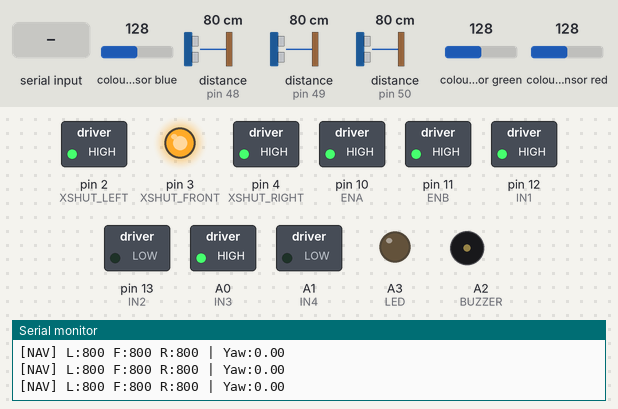
Recording of a sketch running on a simulated Arduino Uno, built with avr-gcc and run on an emulated ATmega328P. Shown: switched loads named in the sketch (green lamp = pin HIGH), output pins drawn as LEDs (lit = HIGH), buzzer (waves = sounding), the last lines printed to the serial monitor. Wiring (inferred from the names in the program): TCS3200 colour sensor: output pin 9; S2 pin 7; S3 pin 8; S0 pin 5; S1 pin 6. Inputs (shaded band) come from the test bench; at power-on: colour sensor blue 128, distance to the obstacle (sensors on pin 48, pin 49, pin 50) 80 cm, colour sensor green 128, colour sensor red 128. The echo pulse lasts 58.3 µs per cm; pins used as bus, display or sensor lines are not drawn.

Above: at 4.2 s.
4.3 s: colour sensor blue set to 17
5.8 s: colour sensor blue set to 14
At 6.3 s:
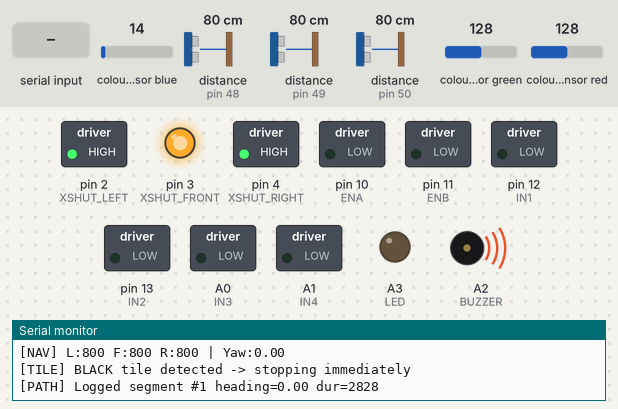
At 7.6 s:
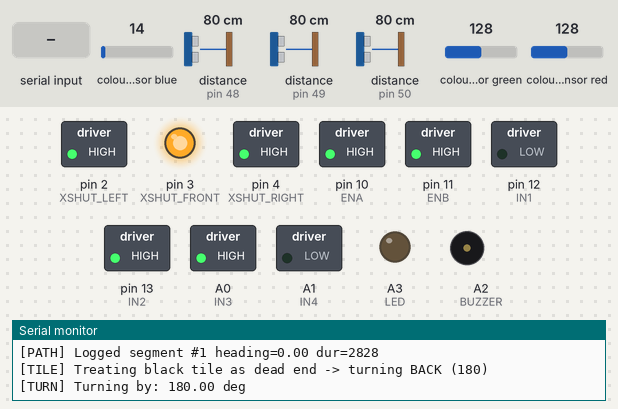
8.8 s: "E" received over Serial
At 15.1 s:
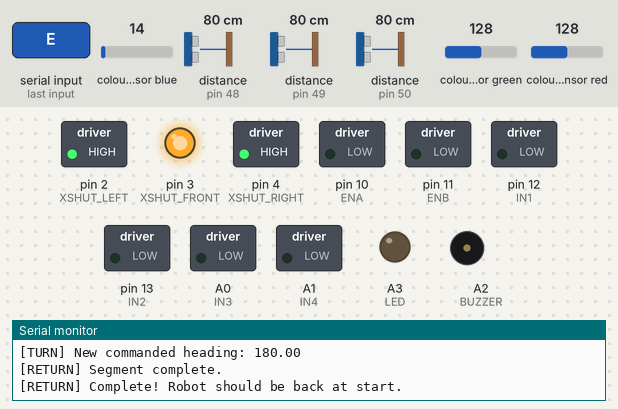
Timing chart, 0 to 16.6 s (numbered marks = the images above; inputs shaded):
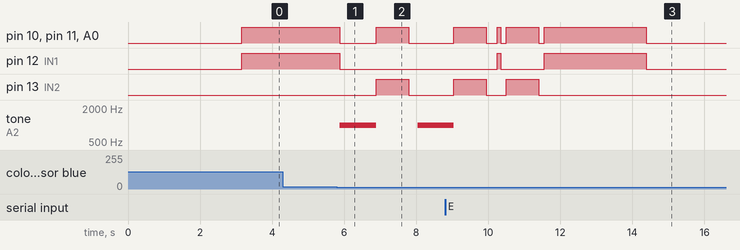

The sketch:

rf9.ino
```cpp
/*
  ===================================================================
  RESCUE MAZE - FULL AUTONOMOUS SOLVER
  ===================================================================
  Strategy: Wall-following (Straight first; if blocked, compare Left vs
            Right ToF distance and turn toward more open side; Back as last resort)
  Tile detection (TCS3200):
    BLUE  -> stop, blink LED for 5 seconds, then continue forward
    BLACK -> stop immediately, sound buzzer, treat as a dead end (turn 180),
             then keep navigating as usual -- since this maze is a single
             path, turning around here naturally retraces it back out
  Return-to-start: Dead-reckoning path log (heading + duration per straight
                    segment), replayed in reverse at heading+180.
                    Turning is now TIME-BASED (no gyro) -- the robot turns
                    for a calibrated duration per 90 degrees instead of
                    reading an MPU6050. "currentYaw" is a purely COMMANDED
                    heading (what we told the robot to turn to), not a
                    measured one, so it will drift over many turns just
                    like any open-loop dead reckoning.

  *** YOU MUST CALIBRATE THESE BEFORE RUNNING ON THE REAL ARENA ***
    - WALL_THRESH_MM      : distance (mm) below which a wall is "there"
    - TCS_BLUE_*, TCS_BLACK_* : raw TCS3200 pulse counts for your lighting
    - FORWARD_SPEED / TURN_SPEED : PWM values that move your bot reliably
    - TURN_90_DURATION_MS : how long (ms) it takes your bot to turn 90
                            degrees at TURN_SPEED -- MEASURE THIS ON THE
                            REAL ROBOT, it will not be correct by default.

  HOW "REACHED END POINT" WORKS:
    The rulebook doesn't define an automatic end-marker, so this sketch
    triggers the return sequence when you send the character 'E' over
    Serial (e.g., type E + Enter in Serial Monitor). If your arena DOES
    have a specific end marker (color/tile), tell me and I'll wire that
    in as an automatic trigger instead of the manual Serial command.

  Libraries required: VL53L0X by Pololu
  ===================================================================
*/

#include <Wire.h>
#include <VL53L0X.h>

// ---------------- PIN DEFINITIONS ----------------
#define XSHUT_LEFT   2
#define XSHUT_FRONT  3
#define XSHUT_RIGHT  4

#define TCS_S0  5
#define TCS_S1  6
#define TCS_S2  7
#define TCS_S3  8
#define TCS_OUT 9

#define ENA 10
#define ENB 11
#define IN1 12
#define IN2 13
#define IN3 A0
#define IN4 A1

#define BUZZER A2
#define LED    A3

#define ADDR_LEFT  0x30
#define ADDR_FRONT 0x31
#define ADDR_RIGHT 0x32

// ---------------- TUNABLE CONSTANTS ----------------
const int   WALL_THRESH_MM      = 90;   // front wall threshold -- calibrate
const int   SIDE_THRESH_MM      = 150;   // left/right open threshold (18 cm)
const int   FORWARD_SPEED       = 255;   // PWM 0-255
const int   TURN_SPEED          = 255;   // PWM 0-255
const unsigned long TURN_90_DURATION_MS  = 480; // ms to turn 90 deg on WHITE at TURN_SPEED
const unsigned long TURN_90_GREY_MS      = 480; // ms to turn 90 deg on GREY tile
const unsigned long TURN_180_DURATION_MS = 900; // ms to turn 180 deg at TURN_SPEED -- CALIBRATE THIS
const unsigned long BLACK_REVERSE_MS     = 1;   // ms to back up on a black tile (tiny nudge)
const int   MAX_PATH_SEGMENTS   = 30;    // path log capacity (plenty now RAM is freed up)

// TCS3200 raw thresholds -- derived from measured tile readings:
//   Grey floor  : R~30  G~11  B~35
//   White floor : R~32  G~11  B~30
//   Blue tile   : R~230 G~41  B~77
//   Black tile  : R~249 G~82  B~249
// pulseIn() here measures pulse WIDTH, so a BIGGER number = LESS light
// reflected (darker). Black is darkest overall -> highest raw numbers.
const int TCS_BLACK_B_THRESH = 150; // blue channel above this  -> black tile
const int TCS_BLUE_R_THRESH  = 100; // red channel above this (once black is ruled out) -> blue tile
const int TCS_GREY_B_THRESH  = 33;  // blue channel above this (once blue/black ruled out) -> grey (grey B~35 vs white B~30)

// ---------------- OBJECTS ----------------
VL53L0X tofLeft;
VL53L0X tofFront;
VL53L0X tofRight;

// ---------------- STATE ----------------
enum RobotState { NAVIGATING, RETURNING, STOPPED };
RobotState state = NAVIGATING;

enum TileColor { TILE_NONE, TILE_BLUE, TILE_BLACK, TILE_GREY };

const unsigned long BLUE_PAUSE_MS      = 2700; // how long to stop + blink on a blue tile
const unsigned long BLUE_BLINK_MS      = 250;  // LED on/off interval during the blue pause
const unsigned long BLUE_COOLDOWN_MS   = 2500; // ignore blue re-detection for this long after handling one
const unsigned long BLACK_BUZZ_MS      = 1000; // how long the buzzer sounds on a black hazard
unsigned long blueTileCooldownUntil = 0;
bool onGreySurface = false;  // tracks if robot is currently on grey (affects turn duration)

float currentYaw = 0.0;          // absolute heading, degrees -- COMMANDED value only (no sensor feedback)
unsigned long segmentStartTime = 0;

struct PathSegment {
  float heading;
  unsigned long duration;
};
PathSegment path[MAX_PATH_SEGMENTS];
int pathCount = 0;
int pathReturnIndex = -1;
int returnPhase = 0; // 0 = need to turn to segment heading, 1 = driving segment

// ===================================================================
void setup() {
  Serial.begin(115200);
  while (!Serial) delay(10);

  Serial.println(F("========================================"));
  Serial.println(F(" RESCUE MAZE AUTONOMOUS SOLVER - BOOTING"));
  Serial.println(F("========================================"));

  pinMode(BUZZER, OUTPUT);
  pinMode(LED, OUTPUT);
  pinMode(ENA, OUTPUT); pinMode(ENB, OUTPUT);
  pinMode(IN1, OUTPUT); pinMode(IN2, OUTPUT);
  pinMode(IN3, OUTPUT); pinMode(IN4, OUTPUT);

  pinMode(TCS_S0, OUTPUT); pinMode(TCS_S1, OUTPUT);
  pinMode(TCS_S2, OUTPUT); pinMode(TCS_S3, OUTPUT);
  pinMode(TCS_OUT, INPUT);
  digitalWrite(TCS_S0, HIGH);  // 20% frequency scaling
  digitalWrite(TCS_S1, LOW);

  Wire.begin();
  setupToF();

  Serial.println(F("\n[READY] Robot will begin navigating in 3 seconds."));
  Serial.println(F("[READY] Send 'E' over Serial when the robot reaches the end point."));
  delay(3000);

  segmentStartTime = millis();
  Serial.println(F("\n[STATE] NAVIGATING\n"));
}

// ===================================================================
void loop() {
  handleSerialCommands();

  switch (state) {
    case NAVIGATING: runNavigation(); break;
    case RETURNING:  runReturn();     break;
    case STOPPED:    motorStop();     break;
  }
}

// ===================================================================
// SERIAL COMMANDS
// ===================================================================
void handleSerialCommands() {
  if (Serial.available()) {
    char c = Serial.read();
    if ((c == 'E' || c == 'e') && state == NAVIGATING) {
      Serial.println(F("\n[EVENT] End point signal received!"));
      motorStop();
      triggerReturnToStart();
    }
  }
}

// Closes out the in-progress segment and switches into RETURNING.
// Shared by the manual 'E' command and the automatic black-tile abort.
void triggerReturnToStart() {
  unsigned long dur = millis() - segmentStartTime;
  if (dur > 50) addPathSegment(currentYaw, dur);
  Serial.print(F("[PATH] Total segments recorded: "));
  Serial.println(pathCount);
  Serial.println(F("[STATE] RETURNING\n"));
  state = RETURNING;
  pathReturnIndex = pathCount - 1;
  returnPhase = 0;
}

// ===================================================================
// NAVIGATION (left-hand wall following, straight-first + L/R comparison)
// ===================================================================
void runNavigation() {
  int left  = readDistance(tofLeft);
  int front = readDistance(tofFront);
  int right = readDistance(tofRight);

  TileColor tile = checkTileColor();
  onGreySurface = (tile == TILE_GREY);  // affects turn duration: 580ms on grey, 500ms on white

  // BLACK is treated as a dead end: stop immediately, buzz, turn 180, and
  // keep navigating normally. Checked before any drive/turn command so we
  // never push further onto it.
  if (tile == TILE_BLACK) {
    handleBlackTileDeadEnd();
    return;
  }

  // BLUE is a pause-and-continue checkpoint, with a cooldown so the same
  // physical tile doesn't retrigger the pause every loop while we're still
  // sitting on top of it.
  if (tile == TILE_BLUE && millis() > blueTileCooldownUntil) {
    handleBlueTilePause();
    blueTileCooldownUntil = millis() + BLUE_COOLDOWN_MS;
    return;
  }

  bool leftOpen  = (left  < 0) || (left  > SIDE_THRESH_MM);
  bool frontOpen = (front < 0) || (front > WALL_THRESH_MM);
  bool rightOpen = (right < 0) || (right > SIDE_THRESH_MM);

  Serial.print(F("[NAV] L:")); Serial.print(left);
  Serial.print(F(" F:")); Serial.print(front);
  Serial.print(F(" R:")); Serial.print(right);
  Serial.print(F(" | Yaw:")); Serial.println(currentYaw);

  if (frontOpen) {
    // S - Straight first
    motorForward(FORWARD_SPEED);
  } else if (leftOpen && rightOpen) {
    // Both sides open -- compare actual distances and turn toward
    // whichever side has more room. Out-of-range (-1) = "wide open".
    int leftSpace  = (left  < 0) ? 32767 : left;
    int rightSpace = (right < 0) ? 32767 : right;
    if (leftSpace >= rightSpace) {
      Serial.println(F("[NAV] Straight blocked, both open -> LEFT has more space"));
      closeSegmentAndTurn(90);
    } else {
      Serial.println(F("[NAV] Straight blocked, both open -> RIGHT has more space"));
      closeSegmentAndTurn(-90);
    }
  } else if (leftOpen) {
    Serial.println(F("[NAV] Straight blocked, only Left open -> turning LEFT"));
    closeSegmentAndTurn(90);
  } else if (rightOpen) {
    Serial.println(F("[NAV] Straight blocked, only Right open -> turning RIGHT"));
    closeSegmentAndTurn(-90);
  } else {
    Serial.println(F("[NAV] Dead end -> turning BACK (180)"));
    closeSegmentAndTurn(180);
  }
}

void closeSegmentAndTurn(float deltaDeg) {
  unsigned long dur = millis() - segmentStartTime;
  if (dur > 50) addPathSegment(currentYaw, dur);
  motorStop();
  delay(100);
  turnByDegrees(deltaDeg);
  segmentStartTime = millis();
}

void addPathSegment(float heading, unsigned long duration) {
  if (pathCount < MAX_PATH_SEGMENTS) {
    path[pathCount].heading = heading;
    path[pathCount].duration = duration;
    pathCount++;
    Serial.print(F("[PATH] Logged segment #")); Serial.print(pathCount);
    Serial.print(F(" heading=")); Serial.print(heading);
    Serial.print(F(" dur=")); Serial.println(duration);
  } else {
    Serial.println(F("[PATH] WARNING: path log full, oldest data will be lost!"));
  }
}

// ===================================================================
// RETURN TO START (replay path reversed, each segment driven at +180 deg)
// ===================================================================
void runReturn() {
  if (pathReturnIndex < 0) {
    Serial.println(F("[RETURN] Complete! Robot should be back at start."));
    motorStop();
    state = STOPPED;
    return;
  }

  PathSegment seg = path[pathReturnIndex];
  float targetHeading = normalizeAngle(seg.heading + 180.0);

  if (returnPhase == 0) {
    Serial.print(F("[RETURN] Segment ")); Serial.print(pathReturnIndex + 1);
    Serial.print(F("/")); Serial.print(pathCount);
    Serial.print(F(" -> turning to heading ")); Serial.println(targetHeading);
    turnToAbsoluteHeading(targetHeading);
    returnPhase = 1;
    segmentStartTime = millis();
  } else {
    if (millis() - segmentStartTime < seg.duration) {
      motorForward(FORWARD_SPEED);
    } else {
      motorStop();
      Serial.println(F("[RETURN] Segment complete."));
      pathReturnIndex--;
      returnPhase = 0;
      delay(150);
    }
  }
}

// ===================================================================
// TOF SENSOR SETUP + READ
// ===================================================================
void setupToF() {
  pinMode(XSHUT_LEFT, OUTPUT);
  pinMode(XSHUT_FRONT, OUTPUT);
  pinMode(XSHUT_RIGHT, OUTPUT);
  digitalWrite(XSHUT_LEFT, LOW);
  digitalWrite(XSHUT_FRONT, LOW);
  digitalWrite(XSHUT_RIGHT, LOW);
  delay(10);

  digitalWrite(XSHUT_LEFT, HIGH); delay(10);
  tofLeft.setTimeout(200);
  if (!tofLeft.init()) Serial.println(F("[FAIL] Left ToF not detected"));
  else {
    tofLeft.setAddress(ADDR_LEFT);
    Serial.println(F("[OK] Left ToF ready"));
  }

  digitalWrite(XSHUT_FRONT, HIGH); delay(10);
  tofFront.setTimeout(200);
  if (!tofFront.init()) Serial.println(F("[FAIL] Front ToF not detected"));
  else {
    tofFront.setAddress(ADDR_FRONT);
    Serial.println(F("[OK] Front ToF ready"));
  }

  digitalWrite(XSHUT_RIGHT, HIGH); delay(10);
  tofRight.setTimeout(200);
  if (!tofRight.init()) Serial.println(F("[FAIL] Right ToF not detected"));
  else {
    tofRight.setAddress(ADDR_RIGHT);
    Serial.println(F("[OK] Right ToF ready"));
  }
}

int readDistance(VL53L0X &sensor) {
  int d = sensor.readRangeSingleMillimeters();
  if (sensor.timeoutOccurred()) return -1;
  if (d >= 8190) return -1; // library's "out of range" sentinel value
  return d;
}

// ===================================================================
// HEADING TRACKING (open-loop / time-based, no gyro)
// ===================================================================
// currentYaw is COMMANDED, not measured: it only changes when we tell
// the robot to turn, by exactly the amount we told it to turn. There is
// no feedback, so real-world drift (motor mismatch, slipping wheels,
// surface friction) will NOT be corrected -- if turns drift off in
// testing, adjust TURN_90_DURATION_MS and/or add a per-wheel trim.

float normalizeAngle(float deg) {
  while (deg > 180) deg -= 360;
  while (deg < -180) deg += 360;
  return deg;
}

// Rotate by a relative amount (e.g. +90 = left, -90 = right, 180 = back)
void turnByDegrees(float deltaDeg) {
  Serial.print(F("[TURN] Turning by: ")); Serial.print(deltaDeg); Serial.println(F(" deg"));

  float absDelta = fabs(deltaDeg);
  // Pick turn duration based on surface: grey = 580ms, white = 500ms per 90 deg
  unsigned long turn90 = onGreySurface ? TURN_90_GREY_MS : TURN_90_DURATION_MS;
  unsigned long duration = (absDelta > 135.0) ? TURN_180_DURATION_MS : turn90;

  unsigned long turnStart = millis();
  if (deltaDeg > 0) {
    while (millis() - turnStart < duration) motorTurnLeft(TURN_SPEED);
  } else if (deltaDeg < 0) {
    while (millis() - turnStart < duration) motorTurnRight(TURN_SPEED);
  }
  motorStop();

  currentYaw = normalizeAngle(currentYaw + deltaDeg);
  Serial.print(F("[TURN] New commanded heading: ")); Serial.println(currentYaw);
  delay(150); // let the bot physically settle before next move
}

// Rotate to a fixed absolute heading (computed from the commanded currentYaw)
void turnToAbsoluteHeading(float targetDeg) {
  float delta = normalizeAngle(targetDeg - currentYaw);
  turnByDegrees(delta);
}

// ===================================================================
// TCS3200 COLOR DETECTION
// ===================================================================
int readColorFreq(bool s2, bool s3) {
  digitalWrite(TCS_S2, s2 ? HIGH : LOW);
  digitalWrite(TCS_S3, s3 ? HIGH : LOW);
  return pulseIn(TCS_OUT, LOW, 30000); // 30ms timeout, keeps loop responsive
}

TileColor checkTileColor() {
  int red   = readColorFreq(LOW, LOW);
  int blue  = readColorFreq(LOW, HIGH);
  int green = readColorFreq(HIGH, LOW);

  // pulseIn returns 0 on timeout -- treat 0 as "no reading", not "very high frequency"
  bool validReading = (red != 0 && green != 0 && blue != 0);
  if (!validReading) return TILE_NONE;

  if (blue > TCS_BLACK_B_THRESH) return TILE_BLACK;
  if (red  > TCS_BLUE_R_THRESH)  return TILE_BLUE;
  if (blue >= TCS_GREY_B_THRESH) return TILE_GREY;   // grey B~35 vs white B~30
  return TILE_NONE;  // white floor
}

// ===================================================================
// TILE EVENT HANDLERS (both blocking, matching the rest of this sketch's
// open-loop timing style)
// ===================================================================

// BLUE checkpoint: stop, blink the LED for BLUE_PAUSE_MS, then resume
// driving forward. The pause time is added back onto segmentStartTime so
// it isn't counted as "distance driven" in the path log / return replay.
void handleBlueTilePause() {
  Serial.println(F("[TILE] BLUE tile detected -> stopping, blinking LED"));
  motorStop();

  unsigned long pauseStart = millis();
  unsigned long nextToggle = pauseStart;
  bool ledOn = false;

  while (millis() - pauseStart < BLUE_PAUSE_MS) {
    if (millis() >= nextToggle) {
      ledOn = !ledOn;
      digitalWrite(LED, ledOn ? HIGH : LOW);
      nextToggle = millis() + BLUE_BLINK_MS;
    }
  }
  digitalWrite(LED, LOW);

  unsigned long pauseDuration = millis() - pauseStart;
  segmentStartTime += pauseDuration; // exclude the pause from driven-distance timing

  Serial.println(F("[TILE] Blue pause complete -> resuming forward"));
  motorForward(FORWARD_SPEED);
}

// BLACK hazard: stop the instant it's detected (before anything else),
// buzz, back up briefly, then turn 180 and stay in NAVIGATING -- treated
// like hitting a physical dead end. Since this maze is a single path,
// turning around here retraces the same corridor back out.
void handleBlackTileDeadEnd() {
  // Log the segment driven so far BEFORE any delays below.
  unsigned long dur = millis() - segmentStartTime;

  // 1. Stop immediately
  Serial.println(F("[TILE] BLACK tile detected -> stopping immediately"));
  motorStop();

  if (dur > 50) addPathSegment(currentYaw, dur);

  // 2. Reverse for just 1 ms (tiny nudge off the tile), then stop
  motorBackward(FORWARD_SPEED);
  delay(BLACK_REVERSE_MS);
  motorStop();

  // 3. Buzz for 1000 ms
  tone(BUZZER, 1000);
  delay(BLACK_BUZZ_MS);
  noTone(BUZZER);

  // 4. Turn 180 and continue navigating
  Serial.println(F("[TILE] Treating black tile as dead end -> turning BACK (180)"));
  turnByDegrees(180);
  segmentStartTime = millis();
}

// ===================================================================
// MOTOR CONTROL
// ===================================================================
void motorStop() {
  digitalWrite(IN1, LOW); digitalWrite(IN2, LOW);
  digitalWrite(IN3, LOW); digitalWrite(IN4, LOW);
  analogWrite(ENA, 0); analogWrite(ENB, 0);
}

void motorForward(int speed) {
  digitalWrite(IN1, HIGH); digitalWrite(IN2, LOW);
  digitalWrite(IN3, HIGH); digitalWrite(IN4, LOW);
  analogWrite(ENA, speed); analogWrite(ENB, speed);
}

void motorBackward(int speed) {
  digitalWrite(IN1, LOW); digitalWrite(IN2, HIGH);
  digitalWrite(IN3, LOW); digitalWrite(IN4, HIGH);
  analogWrite(ENA, speed); analogWrite(ENB, speed);
}

void motorTurnLeft(int speed) {
  digitalWrite(IN1, LOW); digitalWrite(IN2, HIGH);
  digitalWrite(IN3, HIGH); digitalWrite(IN4, LOW);
  analogWrite(ENA, speed); analogWrite(ENB, speed);
}

void motorTurnRight(int speed) {
  digitalWrite(IN1, HIGH); digitalWrite(IN2, LOW);
  digitalWrite(IN3, LOW); digitalWrite(IN4, HIGH);
  analogWrite(ENA, speed); analogWrite(ENB, speed);
}
```

Measured:
- the behaviour switches between 16 and 15 on colour sensor blue (found by bisection; images 0 and 1)
- after the input at 5.8 s, pin 10 (ENA), pin 11 (ENB), A0 (IN3): HIGH → LOW after 0.08 s, → HIGH 1.0 s later, → LOW 0.90 s later; pin 12 (IN1): HIGH → LOW after 0.08 s; pin 13 (IN2): LOW → HIGH after 1.1 s, → LOW 0.90 s later; tone on A2 (BUZZER): silent → 1000 Hz after 0.08 s, → silent 1.0 s later, → 1000 Hz 1.2 s later
- after the input at 8.8 s, pin 12 (IN1): LOW → HIGH after 1.5 s, → LOW 0.10 s later, → HIGH 1.2 s later, → LOW 2.8 s later; pin 13 (IN2): LOW → HIGH after 1.7 s, → LOW 0.90 s later; tone on A2 (BUZZER): goes on until 9.0 s, then stays silent
